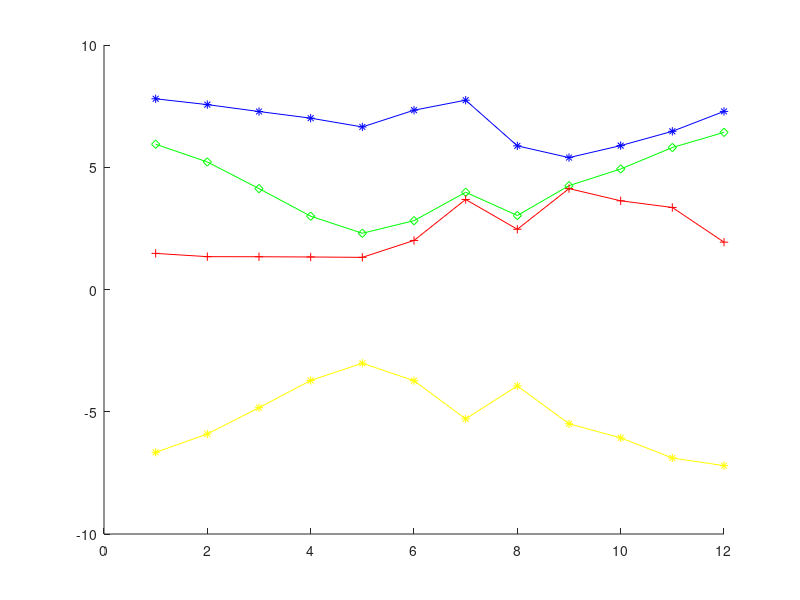
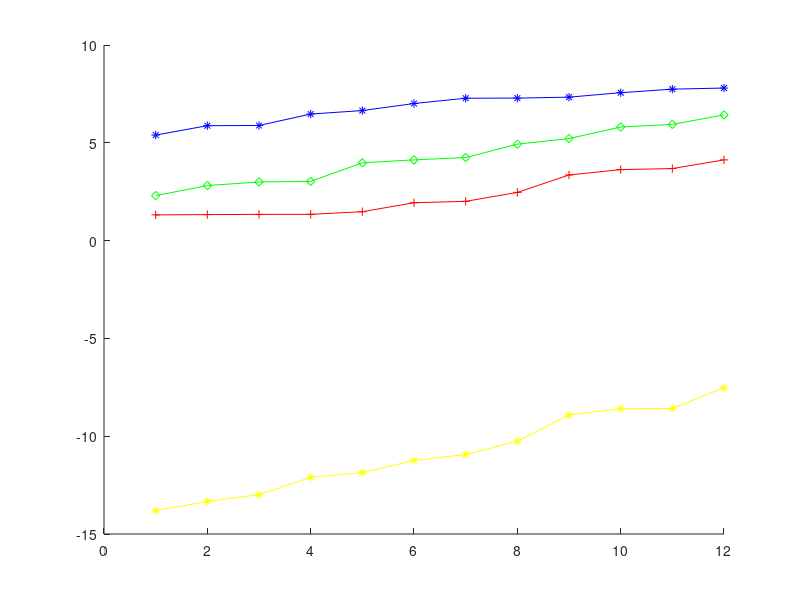

Source code (MATLAB) for these figures, in order:
sixColours=[[7.7998 5.9417 1.4767];
            [7.5617 5.2167 1.3433];
            [7.2800 4.1267 1.3400];
            [7.0083 2.9983 1.3300];
            [6.6483 2.3 1.3150];
            [7.3333 2.8150 2.0067];
            [7.7433 3.9783 3.6833];
            [5.8750 3.0267 2.4633];
            [5.3950 4.2467 4.1267]
            [5.8850 4.9300 3.6283]
            [6.4700 5.8067 3.3550];
            [7.2850 6.4267 1.9367];
            ];

RGBmeans=mean(sixColours);



for x=1:3
    diffMatrix(:,x)=sixColours(:,x)-RGBmeans(x);
end

corelationM=(diffMatrix' * diffMatrix);

[V,D]=eig(corelationM);

eigenVec=V(:,3);

unitV=eigenVec/abs(eigenVec);

for x=1:12

    projectedM(x)=(sixColours(x,:) * eigenVec);
end

hold on;
plot(sixColours(:,1),'b*-');
plot(sixColours(:,2),'gd-');
plot(sixColours(:,3),'r+-');
plot(projectedM,'y*-');
hold off;
figure; 


hold on;
plot(sort(sixColours(:,1)),'b*-');
plot(sort(sixColours(:,2)),'gd-');
plot(sort(sixColours(:,3)),'r+-');
plot((sort(projectedM)-2)*1.5,'y*-');